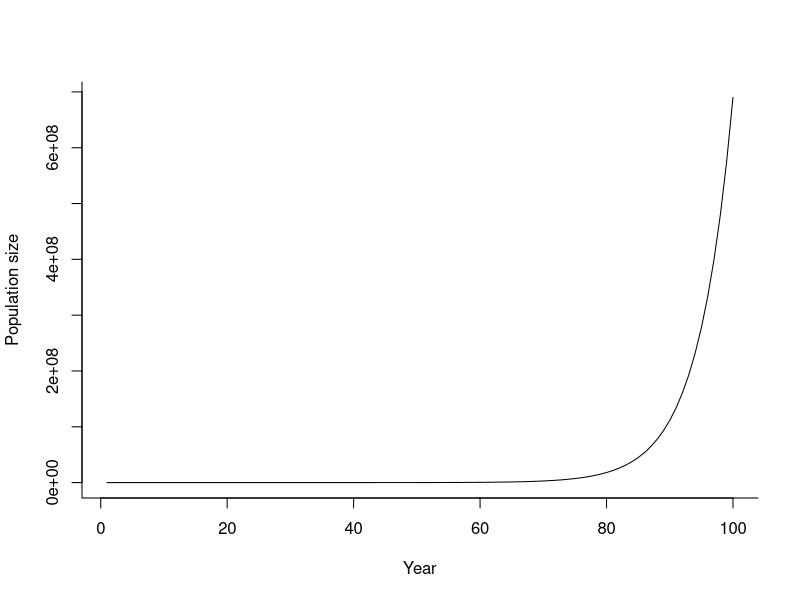
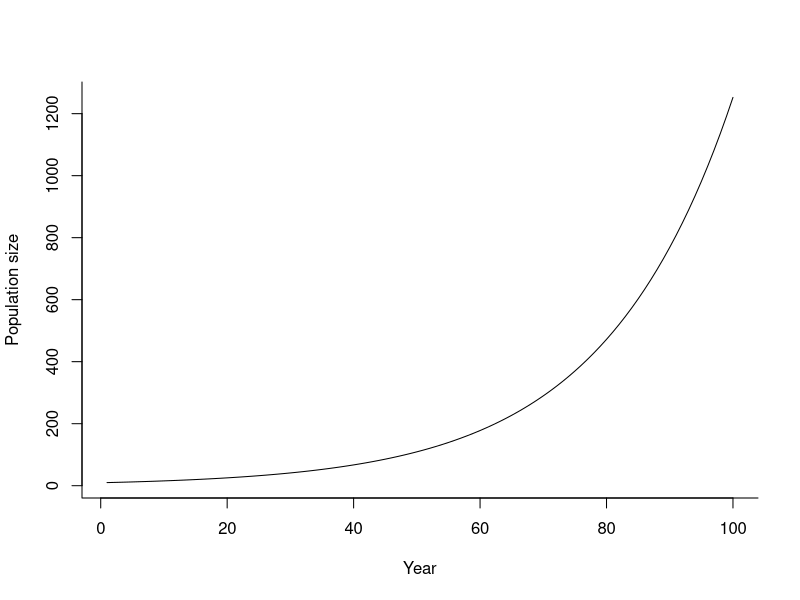
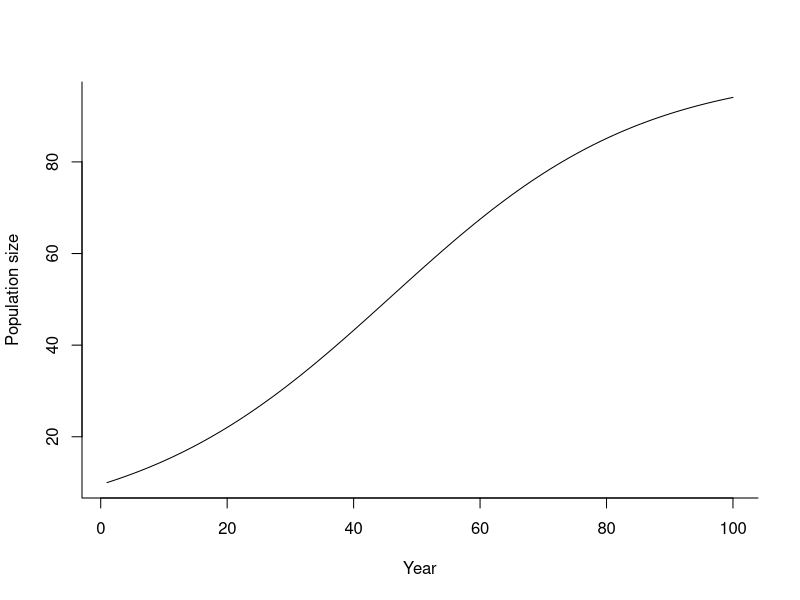
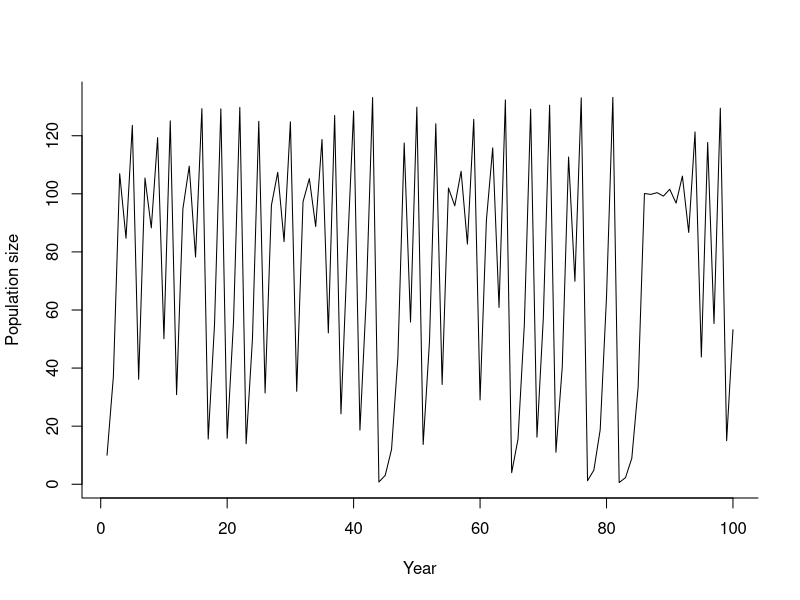
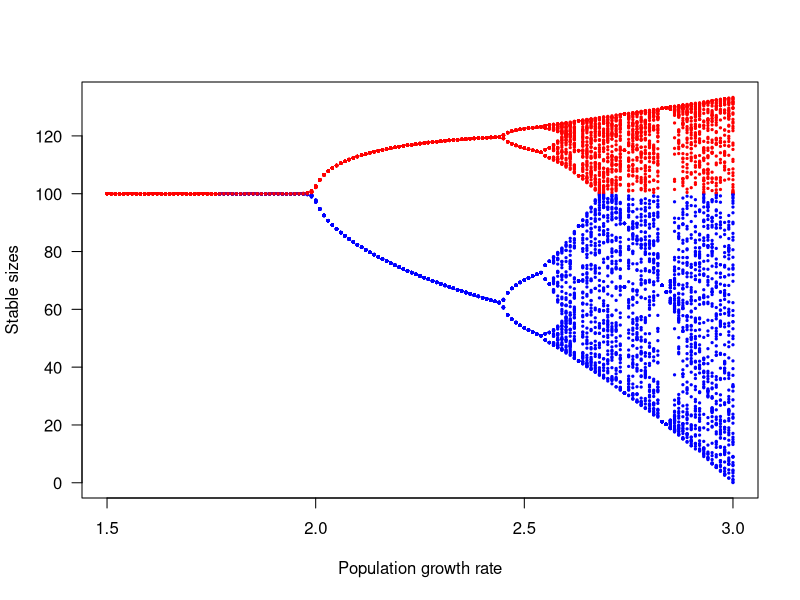
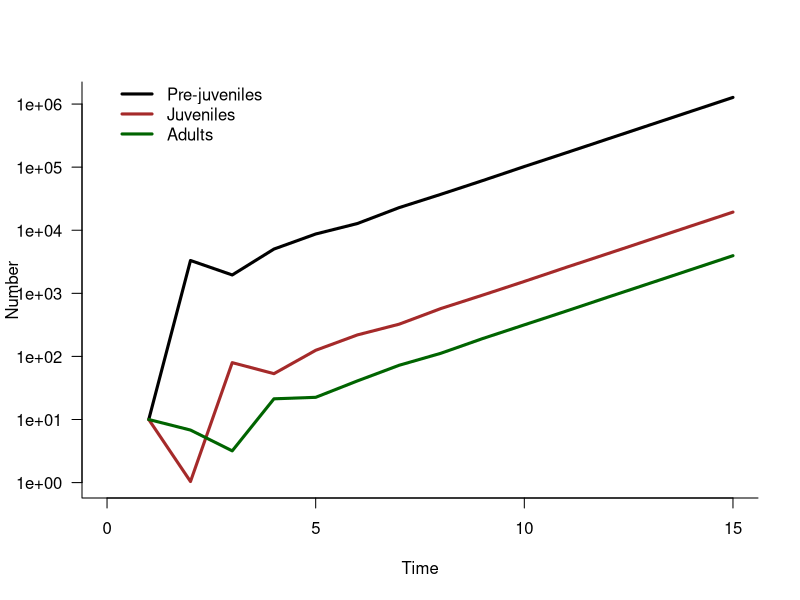

Write the R code that produced these figures, in order.
rm(list=ls())
Years <- 100
R <- 0.2
N <- c(10,rep(0,Years-1))
for (t in 2:Years) N[t] <- N[t-1]+N[t-1]*R
plot(1:Years,N, bty= "l", xlab= "Year", ylab= "Population size", type= "l")
R <-0.05
for (t in 2:Years) N[t] <- N[t-1]+N[t-1]*R
plot(1:Years,N, bty= "l", xlab= "Year", ylab= "Population size", type= "l")
K <- 100
N <- c(10,rep(0,Years-1))
for (t in 2:Years) N[t] <- N[t-1]+N[t-1]*R*(1 - N[t-1]/K)
plot(1:Years,N, bty= "l", xlab= "Year", ylab= "Population size", type= "l")
R<-3
N <- c(10,rep(0,Years-1))
for (t in 2:Years) N[t] <- N[t-1]+N[t-1]*R*(1 - N[t-1]/K)
plot(1:Years,N, bty= "l", xlab= "Year", ylab= "Population size", type= "l")
Rs <- seq(1.5,3,0.01)
Years <- 250
K <- 100
stable.sizes <- lapply(Rs,function(R){
  N <- c(10,rep(0,Years-1))			                         
  for (t in 2:Years) N[t] <- N[t-1]+N[t-1]*R*(1 - N[t-1]/K)	
  sizes <- N[(Years-99):Years]                            
  return(data.frame(PGR=R,Pop.sizes=sizes))               
})
stable.sizes <- do.call('rbind',stable.sizes)
stable.sizes$colour <- 'red'
stable.sizes$colour[stable.sizes$Pop.sizes < K] <- 'blue'
par(las=1)
plot(stable.sizes$PGR,stable.sizes$Pop.sizes,cex=0.3,pch=19,col=stable.sizes$colour,xlab='Population growth rate',ylab='Stable sizes')
#Next bit of workshop
rm(list=ls())
M <- matrix(c(0,0.024,0,52,0.08,0.25,279.5,0,0.43),nrow=3)
N <- c(10,10,10)
N <- M%*%N
Years<-15
M <- matrix(c(0,0.024,0,52,0.08,0.25,279.5,0,0.43),nrow=3)
N <- matrix( c(rep(10,3), rep(0,(Years-1)*3) ), nrow=3)
for (t in 2:Years) N[,t] <- M%*%N[,t-1]
par(las=1)
plot(c(0,Years),c(1,max(N)),xlab="Time",ylab="Number",type="n",log="y",bty="l")
cols=c("black","brown","darkgreen")
for (L in 1:3) lines(1:Years,N[L,],col=cols[L],lwd=3)
labs <- c("Pre-juveniles","Juveniles","Adults")
legend(	x=0,	
        y=3000000,	
        legend=labs,
        lty=1, lwd=3,	
        col=cols, 
        box.lty=0)
lambda.est = sum(N[,Years])/sum(N[,Years-1])
round(lambda.est,2)
SSD.est = N[,Years]/sum(N[,Years])
round(SSD.est,3)
Final <- numeric(3)  

for (s in 1:3) {
  N[,1] <- c(0,0,0)
  N[s,1] = 1
  for (t in 2:Years) N[,t] = M%*%N[,t-1]
  Final[s] = sum(N[,Years])
}
RV.est <- Final/Final[1]
round(RV.est,2)
lambda.true <- eigen(M)$values[1]
( lambda.true <- round(Re(eigen(M)$values[1]),2) )
SSD.true <- eigen(M)$vectors[,1]/sum(eigen(M)$vectors[,1])
( SSD.true <- round(Re(SSD.true),3) )
RV.true <- eigen(t(M))$vectors[,1]
RV.true <- Re(RV.true/RV.true[1])	
round(RV.true,3)
M <- matrix(c(0,0.024,0,52,0.08,0.25,279.5,0,0.43),nrow=3)
w <- eigen(M)$vectors[,1]/sum(eigen(M)$vectors[,1])
v <- eigen(t(M))$vectors[,1]/eigen(t(M))$vectors[1,1]
s = 3
v.w <- sum(v*w)
sensitivity <- matrix(nrow=s,ncol=s,0)
for (i in 1:s)
  for (j in 1:s)
    sensitivity[i,j] = v[i]*w[j]/v.w
( sensitivity <- round(Re(sensitivity),4) )
Lambda <- eigen(M)$values[1]
elasticity <- sensitivity * M / Lambda
( elasticity <- round(Re(elasticity),4) )